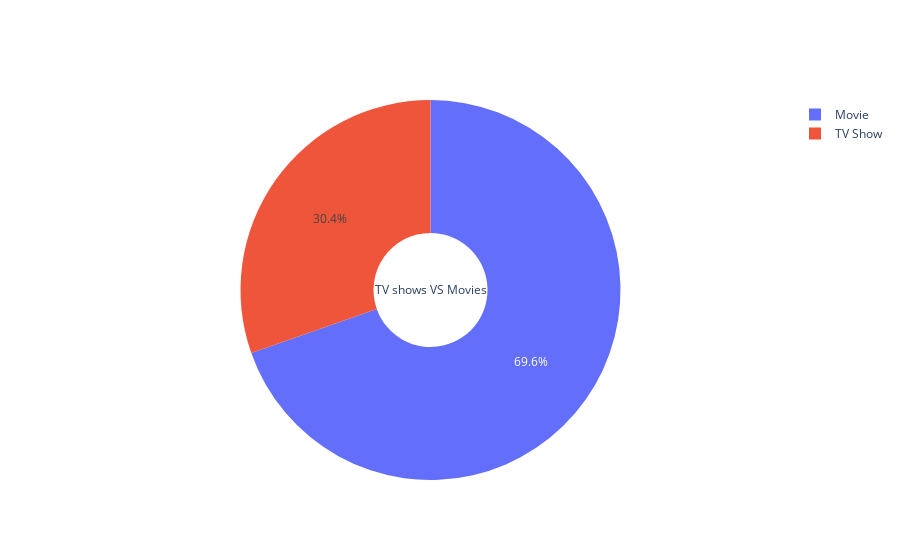

The notebook cell saved with this chart:
### Code cell
go.Figure(data=[go.Pie(labels=df.type.value_counts(normalize=True).index,
                     values=df.type.value_counts(normalize=True).values,hole=.3,
                     title="TV shows VS Movies")])

### Figure 1 — Plotly figure (JSON) as saved in the notebook; plotly's stock layout.template omitted (floating-point values rounded to 4 significant figures)
{"data": [{"hole": 0.3, "labels": ["Movie", "TV Show"], "title": {"text": "TV shows VS Movies"}, "type": "pie", "values": [0.6962, 0.3038]}], "layout": {}}
